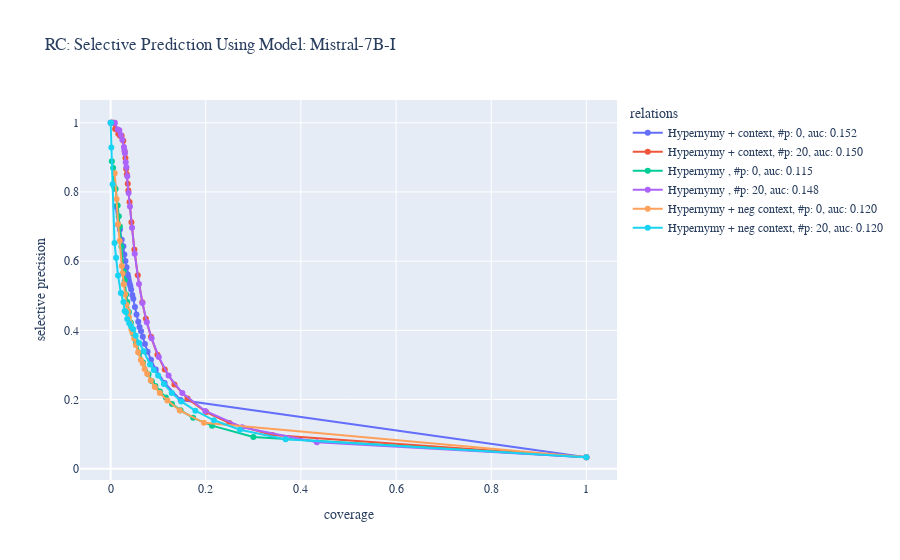
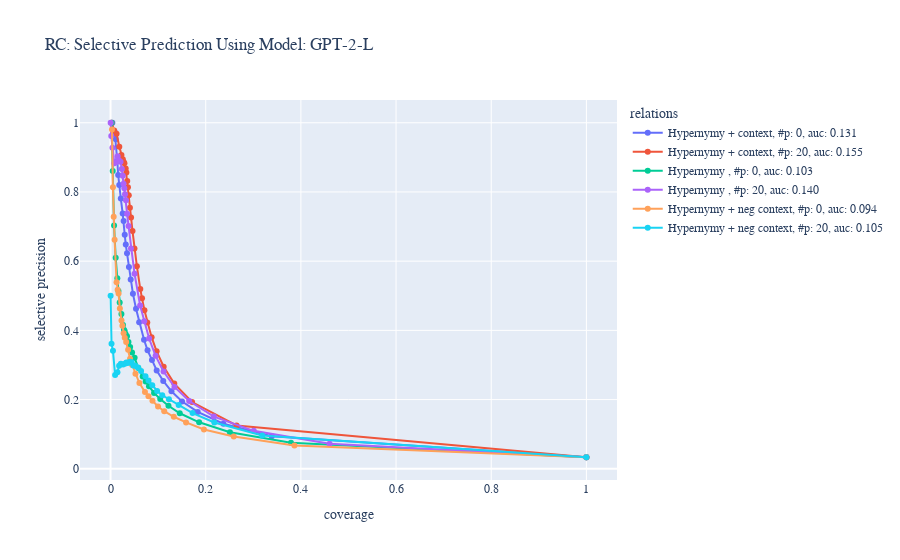

The notebook cell saved with these charts, in order:
### Code cell
# Risk Coverage Curve for Dataset, Model and Paraphrases
# RISK / COVERAGE CURVE for GLOBAL Classification with moving threshold
# metrics for 3 full datastes = all relations, all paraphrases, full o_neg set
df_stats_overall = df_all_stats[df_all_stats['relation'].str.contains('all_relations')]
df_stats_overall = df_stats_overall[ (df_stats_overall['dataset'].isin(['trex', 'PopQA', 'hypernymy']))  ] # & (df_stats_overall['max_paraphrases'] > 0) & (df_stats_overall['max_o'] == 30)
# df_stats_overall = df_stats_overall[['dataset',  'model', 'run_name', 'max_paraphrases', 'threshold', 'coverage_abs', 'relation', 'precision', 'recall', 'f1', 'accuracy', 'P(T)_fraction_above_threshold', 'coverage_abs', 'P(T)_fraction_above_threshold|pos', 'P(T)_total|pos', 'precision_argmax', 'recall_argmax', 'f1_argmax', 'accuracy_argmax']] 
df_stats_overall = convert_for_pdf(df_stats_overall)
models = df_stats_overall['model'].unique()
risk_names = ['precision_selective_global']

all_data = []
for model in models:
    df_stats_overall_model = df_stats_overall[df_stats_overall['model'] == model]
    for risk_name in risk_names:
        fig, data = plot_coverage_risk_curve_2(df_stats_overall_model, risk_name=risk_name, coverage_name='coverage_rel_global', plot_title=f'RC: Selective Prediction Using Model: {model}', out_path=BASE_PATH / f'RC_{model}_{risk_name}_coverage_dataset')
        all_data.extend(data)
        fig.update_layout( font_family="Serif", font_size=12, yaxis_title_text='selective precision')
        fig.show()    
        
auc_data = pd.DataFrame(all_data, columns=['dataset', 'model', 'run_attributes', 'relation', 'max_p', 'risk_name', 'auc'])
